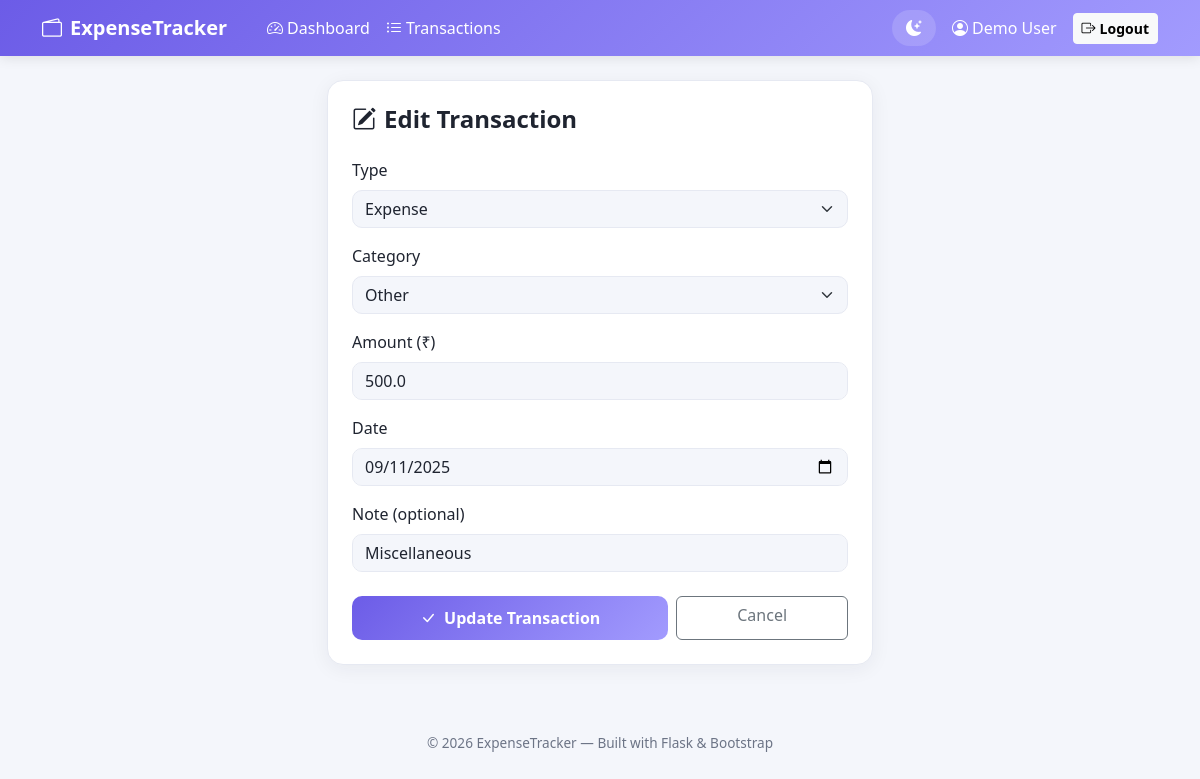
/transactions/edit/8 (signed in), run on the app's committed database.
### tables this page shows
CREATE TABLE transactions (
            id INTEGER PRIMARY KEY AUTOINCREMENT,
            user_id INTEGER NOT NULL,
            type TEXT NOT NULL CHECK(type IN ('income', 'expense')),
            category TEXT NOT NULL,
            amount REAL NOT NULL,
            txn_date TEXT NOT NULL,
            note TEXT,
            created_at TEXT NOT NULL,
            FOREIGN KEY (user_id) REFERENCES users (id) ON DELETE CASCADE
        );

### app.py (the view, shortened to what this page needs)
@app.route("/transactions/edit/<int:txn_id>", methods=["GET", "POST"])
@login_required
def edit_transaction(txn_id):
    user_id = session["user_id"]
    txn = Transaction.get_by_id(txn_id, user_id)
    if not txn:
        flash("Transaction not found.", "danger")
        return redirect(url_for("transactions"))
    return render_template("edit_transaction.html", txn=txn, categories=VALID_CATEGORIES)

### app.py (called while the page is built)
def login_required(view_func):
    @wraps(view_func)
    def wrapped(*args, **kwargs):
        if "user_id" not in session:
            flash("Please log in to continue.", "warning")
            return redirect(url_for("login"))
        return view_func(*args, **kwargs)
    return wrapped

### database.py (called while the page is built)
def get_db_connection():
    conn = sqlite3.connect(DB_PATH)
    conn.row_factory = sqlite3.Row
    conn.execute("PRAGMA foreign_keys = ON")  # enforce FK constraints
    return conn

### models.py (called while the page is built)
    @staticmethod
    def get_by_id(txn_id, user_id):
        conn = get_db_connection()
        row = conn.execute(
            "SELECT * FROM transactions WHERE id = ? AND user_id = ?", (txn_id, user_id)
        ).fetchone()
        conn.close()
        return row

### templates/edit_transaction.html (shortened to what this page needs)
{% extends "base.html" %}
{% block content %}
<div class="row justify-content-center">
  <div class="col-md-6">
    <div class="panel-card">
      <h4 class="fw-bold mb-4"><i class="bi bi-pencil-square me-2"></i>Edit Transaction</h4>
      <form method="POST" action="{{ url_for('edit_transaction', txn_id=txn.id) }}">
        <div class="mb-3">
          <label class="form-label">Type</label>
          <select class="form-select" name="type" required>
            <option value="expense" {% if txn.type == 'expense' %}selected{% endif %}>Expense</option>
          </select>
        </div>
        <div class="mb-3">
          <label class="form-label">Category</label>
          <select class="form-select" name="category" required>
            {% for cat in categories %}
              <option value="{{ cat }}" {% if cat == txn.category %}selected{% endif %}>{{ cat }}</option>
            {% endfor %}
          </select>
        </div>
        <div class="mb-3">
          <label class="form-label">Amount (₹)</label>
          <input type="number" step="0.01" min="0.01" class="form-control" name="amount" value="{{ txn.amount }}" required>
        </div>
        <div class="mb-3">
          <label class="form-label">Date</label>
          <input type="date" class="form-control" name="txn_date" value="{{ txn.txn_date }}" required>
        </div>
        <div class="mb-4">
          <label class="form-label">Note (optional)</label>
          <input type="text" class="form-control" name="note" value="{{ txn.note or '' }}">
        </div>
        <div class="d-flex gap-2">
          <button type="submit" class="btn btn-primary-custom flex-fill">
            <i class="bi bi-check-lg me-1"></i> Update Transaction
          </button>
          <a href="{{ url_for('transactions') }}" class="btn btn-outline-secondary flex-fill">Cancel</a>
        </div>
      </form>
    </div>
  </div>
</div>
{% endblock %}

### static/css/style.css (style rules this page uses)
:root { --bg-color: #f4f6fb; --surface-color: #ffffff; --text-color: #1f2430; --text-muted: #6c7486; --border-color: #e6e9f2; --primary: #6c5ce7; --primary-dark: #5a4bd1; --success: #00b894; --danger: #ff6b6b; --warning: #fdcb6e; --income-color: #00b894; --expense-color: #ff6b6b; --navbar-bg: linear-gradient(135deg, #6c5ce7 0%, #a29bfe 100%); --card-shadow: 0 4px 20px rgba(31, 36, 48, 0.06); --card-shadow-hover: 0 8px 30px rgba(31, 36, 48, 0.12); }
* { box-sizing: border-box; }
body { background-color: var(--bg-color); color: var(--text-color); font-family: "Segoe UI", Roboto, Helvetica, Arial, sans-serif; transition: background-color 0.3s ease, color 0.3s ease; min-height: 100vh; }
.panel-card { background: var(--surface-color); border-radius: 16px; padding: 24px; box-shadow: var(--card-shadow); border: 1px solid var(--border-color); }
.btn-primary-custom { background: linear-gradient(135deg, #6c5ce7, #a29bfe); border: none; color: #fff; border-radius: 10px; font-weight: 600; padding: 10px 20px; transition: transform 0.15s ease, box-shadow 0.15s ease; }
.form-control, .form-select { background-color: var(--bg-color); border: 1px solid var(--border-color); color: var(--text-color); border-radius: 10px; }
.panel-card, .stat-card, .navbar-custom, .form-control, .form-select { transition: background-color 0.3s ease, border-color 0.3s ease, color 0.3s ease; }

### data on the page
transactions: type "Expense", category "Other", amount "500.0", txn_date "09/11/2025", note "Miscellaneous"

### other printed values
{{ session.get('user_name') }} "Demo User"
